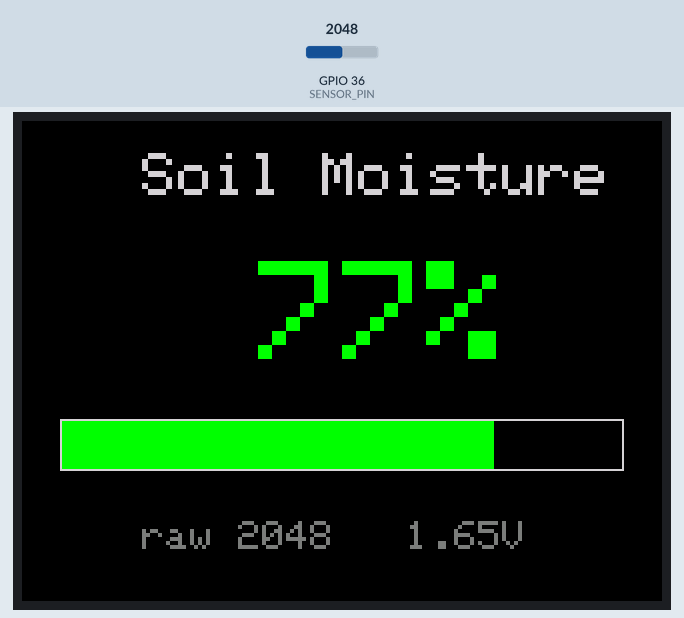
A sketch run on a simulated ESP32. Parts: 320×240 colour display. The inputs (shaded band) are chosen by the test bench; at power-on: GPIO 36 (SENSOR_PIN) = 2048 (analog values on the 0–4095 scale). What the sketch prints to the serial monitor is not drawn.

Above: at 1.4 s.
1.5 s: GPIO 36 (SENSOR_PIN) set to 2571
At 2.7 s:
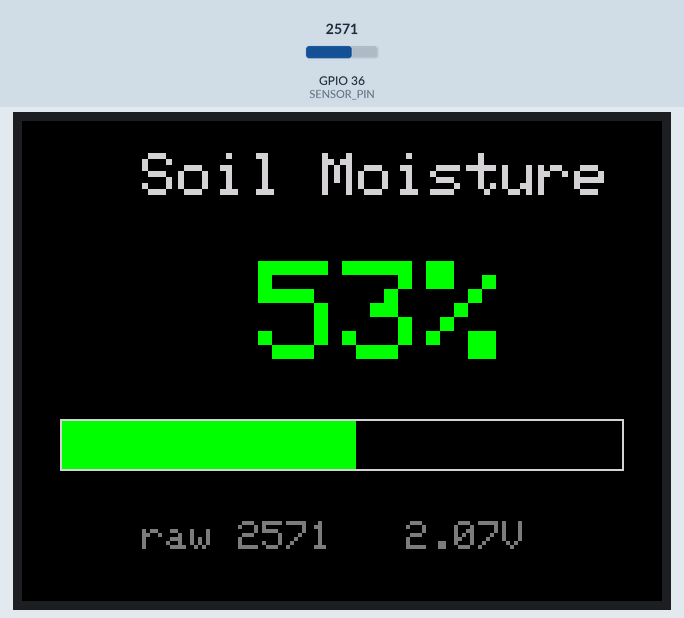
3.9 s: GPIO 36 (SENSOR_PIN) set to 2662
At 4.8 s:
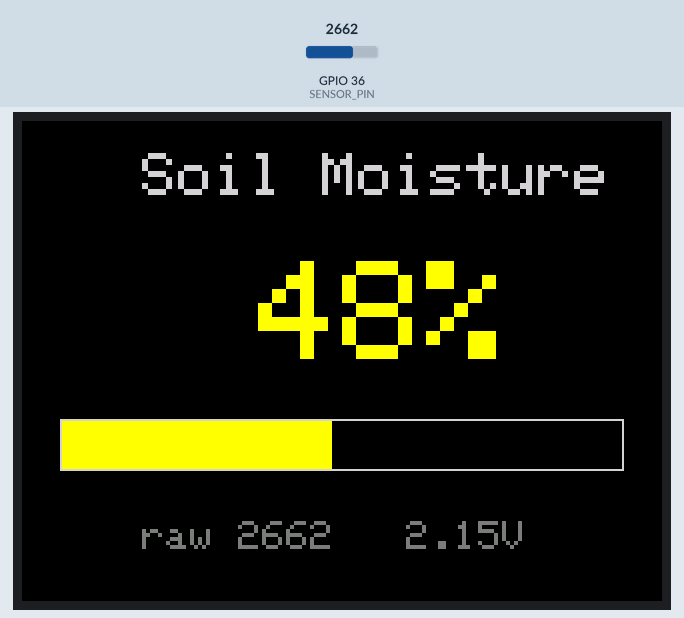
6.0 s: GPIO 36 (SENSOR_PIN) set to 2992
At 7.8 s:
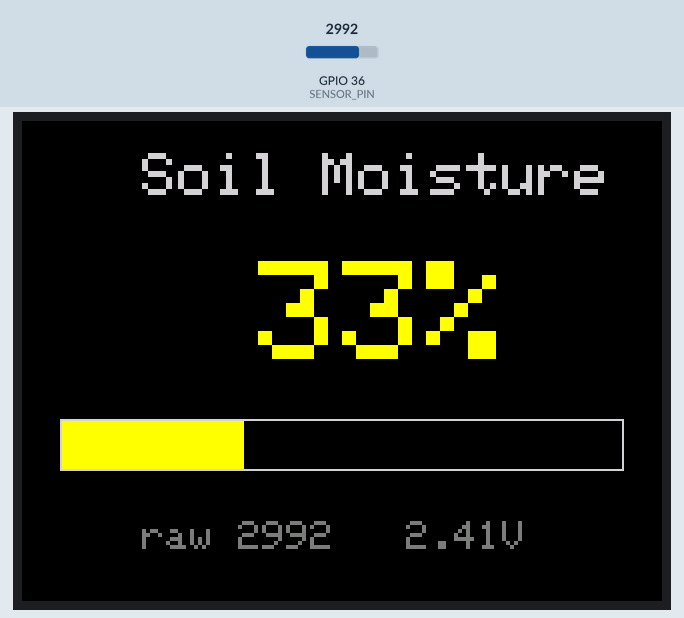
8.1 s: GPIO 36 (SENSOR_PIN) set to 3091
At 10.0 s:
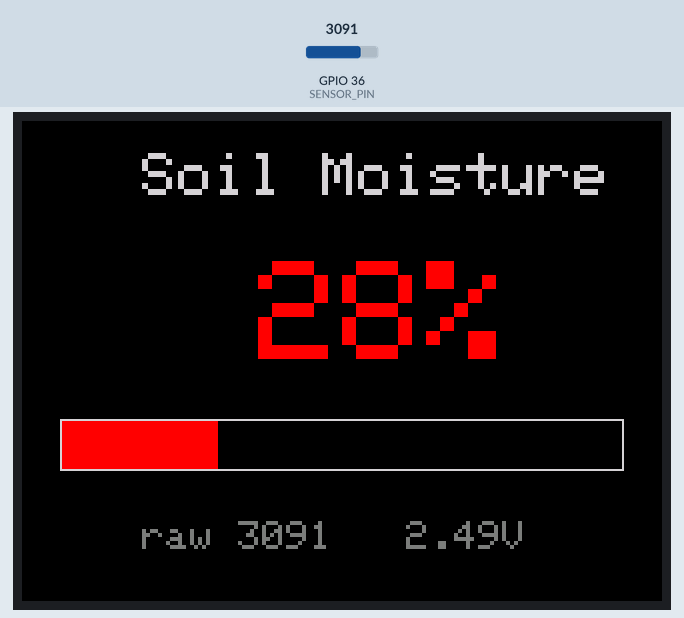
Timing chart, 0 to 11.2 s (numbered marks = the images above; inputs shaded):
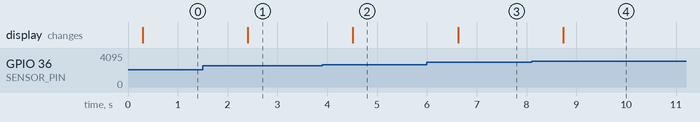

Measured:
- the behaviour switches between 2627 and 2628 on GPIO 36 (SENSOR_PIN) (found by bisection; images 1 and 2)
- the behaviour switches between 3051 and 3052 on GPIO 36 (SENSOR_PIN) (found by bisection; images 3 and 4)
- after the input at 1.5 s, the display: changes after 0.90 s (image 1)
- after the input at 3.9 s, the display: changes after 0.61 s (image 2)
- after the input at 6.0 s, the display: changes after 0.63 s (image 3)
- after the input at 8.1 s, the display: changes after 0.64 s (image 4)

The sketch:

m2_moisture.ino
```cpp
// Milestone 2 — calibrated moisture % on the LCD.
// Sensor #1 on A0 (physical pin 13). Calibration anchors measured
// 2026-08-16 (see CALIBRATION.md). Serial still prints raw + % for logging.

#include <TFT_eSPI.h>

const uint16_t RAW_AIR   = 3687;  // probe in dry air  -> 0 %
const uint16_t RAW_WATER = 1568;  // probe in water    -> 100 %

const int SENSOR_PIN = A0;

TFT_eSPI tft;

void setup() {
  Serial.begin(115200);
  analogReadResolution(12);
  pinMode(SENSOR_PIN, INPUT);

  tft.begin();
  tft.setRotation(3);  // landscape, USB-C on the left
  tft.fillScreen(TFT_BLACK);
  tft.setTextColor(TFT_LIGHTGREY, TFT_BLACK);
  tft.setTextSize(3);
  tft.drawString("Soil Moisture", 60, 16);
}

uint16_t readSensorRaw() {
  const int N = 15;
  uint16_t s[N];
  for (int i = 0; i < N; i++) {
    s[i] = analogRead(SENSOR_PIN);
    delay(2);
  }
  for (int i = 1; i < N; i++) {  // insertion sort, take median
    uint16_t v = s[i];
    int j = i - 1;
    while (j >= 0 && s[j] > v) {
      s[j + 1] = s[j];
      j--;
    }
    s[j + 1] = v;
  }
  return s[N / 2];
}

float rawToPercent(uint16_t raw) {
  float pct = 100.0f * (float)(RAW_AIR - raw) / (float)(RAW_AIR - RAW_WATER);
  return constrain(pct, 0.0f, 100.0f);
}

void loop() {
  uint16_t raw = readSensorRaw();
  float pct = rawToPercent(raw);

  uint16_t color = pct < 30 ? TFT_RED : (pct < 50 ? TFT_YELLOW : TFT_GREEN);

  // Big percentage, fixed-width so old digits are overwritten
  char buf[8];
  snprintf(buf, sizeof(buf), "%3d%%", (int)(pct + 0.5f));
  tft.setTextSize(7);
  tft.setTextColor(color, TFT_BLACK);
  tft.drawString(buf, 76, 70);

  // Bar meter
  const int bx = 20, by = 150, bw = 280, bh = 24;
  int fill = (int)(bw * pct / 100.0f);
  tft.drawRect(bx - 1, by - 1, bw + 2, bh + 2, TFT_LIGHTGREY);
  tft.fillRect(bx, by, fill, bh, color);
  tft.fillRect(bx + fill, by, bw - fill, bh, TFT_BLACK);

  // Raw diagnostics line
  char diag[32];
  snprintf(diag, sizeof(diag), "raw %4u   %.2fV", raw, raw * 3.3f / 4095.0f);
  tft.setTextSize(2);
  tft.setTextColor(TFT_DARKGREY, TFT_BLACK);
  tft.drawString(diag, 60, 200);

  Serial.print("raw=");
  Serial.print(raw);
  Serial.print("  pct=");
  Serial.println(pct, 1);

  delay(1000);
}
```
